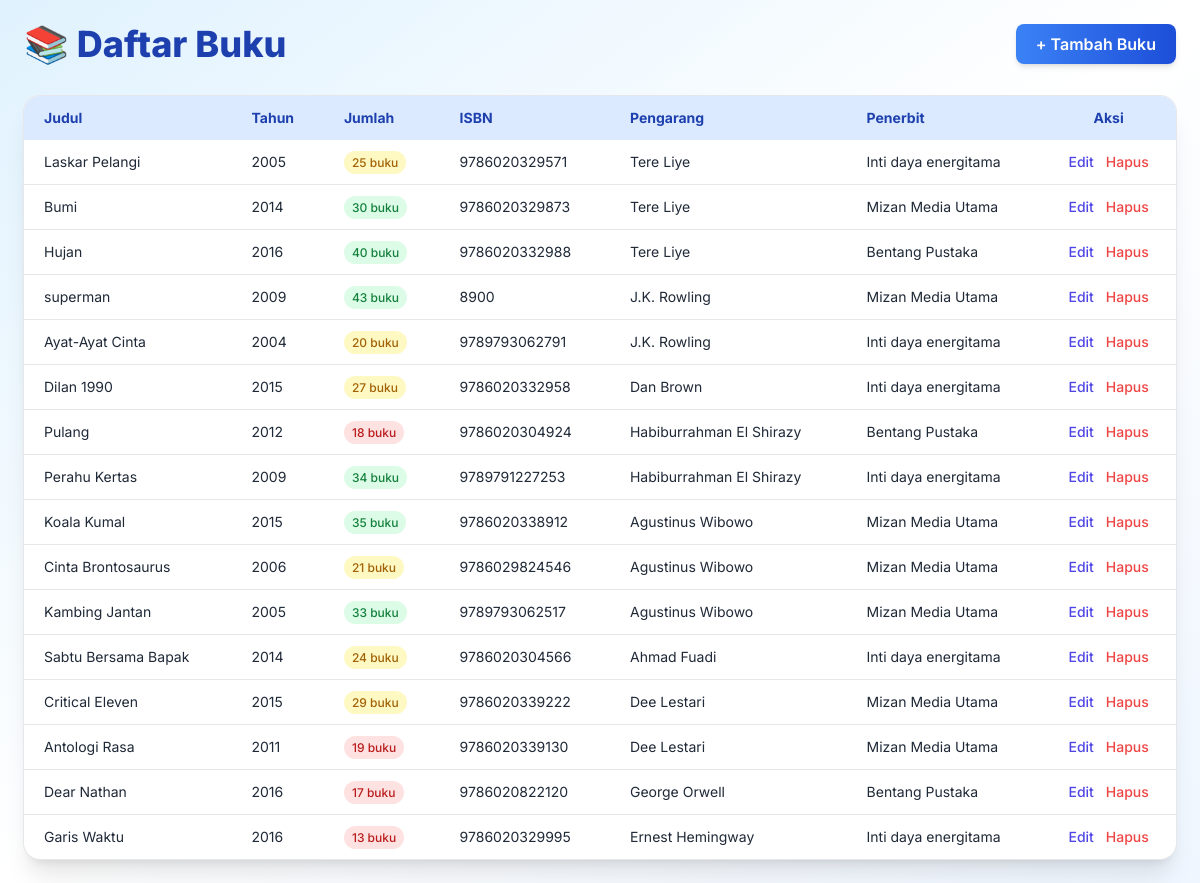
Page /pages/buku/indexbuku.php (signed in) on the committed database.
### tables this page shows
CREATE TABLE `buku` (
  `id_buku` int(11) NOT NULL,
  `judul` varchar(255) NOT NULL,
  `id_pengarang` int(11) DEFAULT NULL,
  `id_penerbit` int(11) DEFAULT NULL,
  `tahun_terbit` year(4) DEFAULT NULL,
  `isbn` varchar(20) DEFAULT NULL,
  `jumlah_buku` int(11) DEFAULT 1
);

CREATE TABLE `pengarang` (
  `id_pengarang` int(11) NOT NULL,
  `nama_pengarang` varchar(100) NOT NULL,
  `negara_asal` varchar(100) DEFAULT NULL
);

CREATE TABLE `penerbit` (
  `id_penerbit` int(11) NOT NULL,
  `nama_penerbit` varchar(100) NOT NULL,
  `alamat` text DEFAULT NULL,
  `no_telepon` varchar(15) DEFAULT NULL
);

### pages/buku/indexbuku.php (the view, shortened to what this page needs)
<?php
include '../../config/koneksi.php';
?>
<!DOCTYPE html>
<html>
<head>
    <script src="https://cdn.tailwindcss.com"></script>
</head>
<body class="min-h-screen bg-gradient-to-br from-sky-100 via-white to-blue-50 p-6">
    <div class="max-w-7xl mx-auto">
        <div class="flex items-center justify-between mb-8">
            <h1 class="text-4xl font-extrabold text-blue-800">📚 Daftar Buku</h1>
            <a href="tambahbuku.php" class="bg-gradient-to-r from-blue-500 to-blue-700 hover:from-blue-600 hover:to-blue-800 text-white px-5 py-2 rounded-lg font-semibold shadow-md transition duration-300">
                + Tambah Buku
            </a>
        </div>
        <div class="overflow-x-auto shadow-xl rounded-2xl bg-white ring-1 ring-gray-200">
            <table class="min-w-full text-sm text-left">
                <thead class="bg-blue-100 text-blue-800 font-semibold text-sm">
                    <tr>
                        <th class="px-5 py-3">Judul</th>
                        <th class="px-5 py-3">Tahun</th>
                        <th class="px-5 py-3">Jumlah</th>
                        <th class="px-5 py-3">ISBN</th>
                        <th class="px-5 py-3">Pengarang</th>
                        <th class="px-5 py-3">Penerbit</th>
                        <th class="px-5 py-3 text-center">Aksi</th>
                    </tr>
                </thead>
                <tbody class="text-gray-800 text-sm divide-y divide-gray-200">
                    <?php
                    $sql = "SELECT buku.*, pengarang.nama_pengarang, penerbit.nama_penerbit
                            FROM buku
                            JOIN pengarang ON buku.id_pengarang = pengarang.id_pengarang
                            JOIN penerbit ON buku.id_penerbit = penerbit.id_penerbit";
                    $result = $koneksi->query($sql);
                    while ($row = $result->fetch_assoc()):
                        $jumlah = $row['jumlah_buku'];
                        $badgeColor = $jumlah >= 30 ? 'bg-green-100 text-green-700' : ($jumlah >= 20 ? 'bg-yellow-100 text-yellow-700' : 'bg-red-100 text-red-700');
                    ?>
                    <tr class="hover:bg-blue-50 transition">
                        <td class="px-5 py-3"><?= htmlspecialchars($row['judul']) ?></td>
                        <td class="px-5 py-3"><?= $row['tahun_terbit'] ?></td>
                        <td class="px-5 py-3">
                            <span class="px-2 py-1 rounded-full text-xs font-medium <?= $badgeColor ?>">
                                <?= $jumlah ?> buku
                            </span>
                        </td>
                        <td class="px-5 py-3"><?= htmlspecialchars($row['isbn']) ?></td>
                        <td class="px-5 py-3"><?= htmlspecialchars($row['nama_pengarang']) ?></td>
                        <td class="px-5 py-3"><?= htmlspecialchars($row['nama_penerbit']) ?></td>
                        <td class="px-5 py-3 text-center space-x-2">
                            <a href="editbuku.php?id=<?= $row['id_buku'] ?>" class="text-indigo-600 hover:underline font-medium">Edit</a>
                            <a href="hapusbuku.php?id=<?= $row['id_buku'] ?>" class="text-red-500 hover:underline font-medium" onclick="return confirm('Yakin ingin hapus?')">Hapus</a>
                        </td>
                    </tr>
                    <?php endwhile; ?>
                </tbody>
            </table>
        </div>
    </div>
</body>
</html>

### pages/buku/indexbuku.php (style rules this page uses)
body { font-family: 'Inter', sans-serif; }

### rows in the picture
buku: judul "Laskar Pelangi", tahun_terbit "2005", jumlah_buku "25", isbn "9786020329571", id_pengarang.nama_pengarang "Tere Liye", id_penerbit.nama_penerbit "Inti daya energitama"
buku: judul "Bumi", tahun_terbit "2014", jumlah_buku "30", isbn "9786020329873", id_pengarang.nama_pengarang "Tere Liye", id_penerbit.nama_penerbit "Mizan Media Utama"
buku: judul "Hujan", tahun_terbit "2016", jumlah_buku "40", isbn "9786020332988", id_pengarang.nama_pengarang "Tere Liye", id_penerbit.nama_penerbit "Bentang Pustaka"
buku: judul "superman", tahun_terbit "2009", jumlah_buku "43", isbn "8900", id_pengarang.nama_pengarang "J.K. Rowling", id_penerbit.nama_penerbit "Mizan Media Utama"
buku: judul "Ayat-Ayat Cinta", tahun_terbit "2004", jumlah_buku "20", isbn "9789793062791", id_pengarang.nama_pengarang "J.K. Rowling", id_penerbit.nama_penerbit "Inti daya energitama"
buku: judul "Dilan 1990", tahun_terbit "2015", jumlah_buku "27", isbn "9786020332958", id_pengarang.nama_pengarang "Dan Brown", id_penerbit.nama_penerbit "Inti daya energitama"
buku: judul "Pulang", tahun_terbit "2012", jumlah_buku "18", isbn "9786020304924", id_pengarang.nama_pengarang "Habiburrahman El Shirazy", id_penerbit.nama_penerbit "Bentang Pustaka"
buku: judul "Perahu Kertas", tahun_terbit "2009", jumlah_buku "34", isbn "9789791227253", id_pengarang.nama_pengarang "Habiburrahman El Shirazy", id_penerbit.nama_penerbit "Inti daya energitama"
buku: judul "Koala Kumal", tahun_terbit "2015", jumlah_buku "35", isbn "9786020338912", id_pengarang.nama_pengarang "Agustinus Wibowo", id_penerbit.nama_penerbit "Mizan Media Utama"
buku: judul "Cinta Brontosaurus", tahun_terbit "2006", jumlah_buku "21", isbn "9786029824546", id_pengarang.nama_pengarang "Agustinus Wibowo", id_penerbit.nama_penerbit "Mizan Media Utama"
buku: judul "Kambing Jantan", tahun_terbit "2005", jumlah_buku "33", isbn "9789793062517", id_pengarang.nama_pengarang "Agustinus Wibowo", id_penerbit.nama_penerbit "Mizan Media Utama"
buku: judul "Sabtu Bersama Bapak", tahun_terbit "2014", jumlah_buku "24", isbn "9786020304566", id_pengarang.nama_pengarang "Ahmad Fuadi", id_penerbit.nama_penerbit "Inti daya energitama"
buku: judul "Critical Eleven", tahun_terbit "2015", jumlah_buku "29", isbn "9786020339222", id_pengarang.nama_pengarang "Dee Lestari", id_penerbit.nama_penerbit "Mizan Media Utama"
buku: judul "Antologi Rasa", tahun_terbit "2011", jumlah_buku "19", isbn "9786020339130", id_pengarang.nama_pengarang "Dee Lestari", id_penerbit.nama_penerbit "Mizan Media Utama"
buku: judul "Dear Nathan", tahun_terbit "2016", jumlah_buku "17", isbn "9786020822120", id_pengarang.nama_pengarang "George Orwell", id_penerbit.nama_penerbit "Bentang Pustaka"
buku: judul "Garis Waktu", tahun_terbit "2016", jumlah_buku "13", isbn "9786020329995", id_pengarang.nama_pengarang "Ernest Hemingway", id_penerbit.nama_penerbit "Inti daya energitama"
